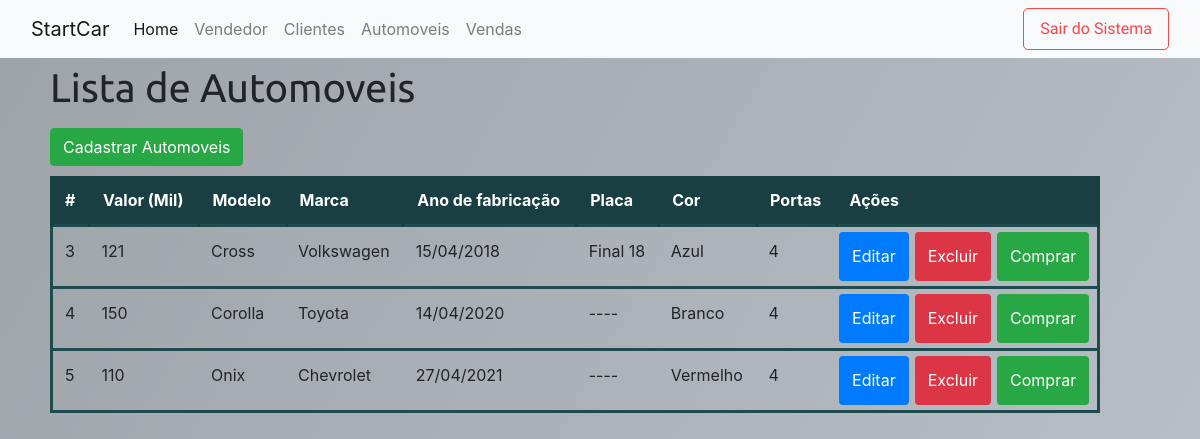
The page /automoveis.php on the database its author committed.
### tables this page shows
CREATE TABLE `automoveis` (
  `id` int(11) NOT NULL,
  `valor` varchar(11) NOT NULL,
  `fabricacao` date NOT NULL,
  `modelo` varchar(20) NOT NULL,
  `placa` varchar(8) NOT NULL,
  `cor` varchar(10) NOT NULL,
  `marca` varchar(20) NOT NULL,
  `portas` int(7) NOT NULL
);

### automoveis.php (the view, shortened to what this page needs)
<?php
include 'conexao.php';
$result = mysqli_query($connection, "SELECT * FROM automoveis");
$automoveiss = $result->fetch_all(MYSQLI_ASSOC);
?>
<!DOCTYPE html>
<html lang="ptBR">
    <head>
        <link rel="stylesheet" href="https://stackpath.bootstrapcdn.com/bootstrap/4.4.1/css/bootstrap.min.css">
    </head>
    <body>
        <nav id="" class="navbar navbar-expand-lg navbar-light bg-light">
            <div class="container-fluid">
                    <a class="navbar-brand"> StartCar </a>
                <div class="collapse navbar-collapse" id="navbarText">
                    <ul class="navbar-nav me-auto mb-2 mb-lg-0">
                        <li class="nav-item">
                            <a class="nav-link active" aria-current="page" href="start.php">Home</a>
                        </li>
                        <li class="nav-item">
                            <a class="nav-link" href="vendedor.php">Vendedor</a>
                        </li>
                        <li class="nav-item">
                            <a class="nav-link" href="clientela.php">Clientes</a>
                        </li>
                        <li class="nav-item">
                            <a class="nav-link" href="automoveis.php">Automoveis</a>
                        </li>
                        <li class="nav-item">
                        <a class="nav-link" href="vendas.php">Vendas</a>
                    </li>
                    </ul>
                </div>
                    <li method="POST" action="valida.php" name="logoutli" id="logout" class="d-flex justify-content-right nav-item">
                        <a name="logoutt" class="--logout nav-link" href="Index.php">Sair do Sistema</a>
                    </li>
            </div>
        </nav>
        <section class="--style-content">
            <div>
                <a class="--list d-flex justify-content-start">Lista de Automoveis</a>
            </div>
            <a type="button" class=" --button-register btn btn-success" href="cadastro_automoveis.php">Cadastrar Automoveis</a>
            <table class="table ">
                <thead>
                    <tr>
                        <th class="--style-th" >#</th>
                        <th class="--style-th" >Valor (Mil)</th>
                        <th class="--style-th" >Modelo</th>
                        <th class="--style-th" >Marca</th>
                        <th class="--style-th" >Ano de fabricação</th>
                        <th class="--style-th" >Placa</th>
                        <th class="--style-th" >Cor</th>
                        <th class="--style-th" >Portas</th>
                        <th class="--style-th" >Ações</th>
                    </tr>
                </thead>
                <tbody>
                    <?php foreach ($automoveiss as $automoveis) { ?>
                        <tr class="--style-tr">
                            <td><?php echo $automoveis["id"]; ?></td>
                            <td><?php echo $automoveis["valor"]; ?></td>
                            <td><?php echo $automoveis["modelo"]; ?></td>
                            <td><?php echo $automoveis["marca"]; ?></td>
                            <td><?php echo date("d/m/Y", strtotime($automoveis["fabricacao"])); ?></td>
                            <td><?php echo $automoveis["placa"]; ?></td>
                            <td><?php echo $automoveis["cor"]; ?></td>
                            <td><?php echo $automoveis["portas"]; ?></td>
                            <td class="--button-edit btn btn-primary">
                                <?php echo "<a href='edita_automoveis.php?id={$automoveis['id']}'>Editar</a>"; ?>
                            </td>
                            <td class="--button-delete btn btn-danger">
                                <?php echo "<a href='exclui_automoveis.php?id={$automoveis['id']}'>Excluir</a>"; ?>
                            </td>
                            <td class="--button-delete btn btn-success">
                                <?php echo "<a href='compra.php?id={$automoveis['id']}'>Comprar</a>"; ?>
                            </td>
                        </tr>
                    <?php } ?>
                </tbody>
            </table>
        </section>
    </body>
</html>

### automoveis.php (style rules this page uses)
body { width: 100vw; height: 100vh; background: linear-gradient(-60deg, #9ea3a8, #c5ccd4, #c5ccd4, #9ea3a8); background-size: 400% 400%; position: relative; animation: change 6s ease-in-out infinite; }
.--logout { color:#f44; font-family: 'Dosis', sans-serif; border:thin solid black; border-color: #f44; border-radius: 5px; }
.table td, .table th { border-top: none; }
.table thead th { vertical-align: bottom; border-bottom: none; }
.--style-content { margin: 0px 100px 0px 50px; }
.--list { font-size:40px; font-family: 'Ubuntu', sans-serif; }
.--button-delete a { color:white; text-decoration: none; }
.--button-edit a { color: white; text-decoration: none; }
.--style-tr { border: solid #1e4b4e; }
.--button-edit { margin: 5px 3px 5px 3px; }
.--button-delete { margin: 5px 3px 5px 3px; }
.--style-th { background-color: #193f42; color:white; border: solid #193f42; }
.--button-register { margin: 10px 0px 10px 0px; }

### rows shown on the page
automoveis: id "3", valor "121", modelo "Cross", marca "Volkswagen", fabricacao "15/04/2018", placa "Final 18", cor "Azul", portas "4"
automoveis: id "4", valor "150", modelo "Corolla", marca "Toyota", fabricacao "14/04/2020", placa "----", cor "Branco", portas "4"
automoveis: id "5", valor "110", modelo "Onix", marca "Chevrolet", fabricacao "27/04/2021", placa "----", cor "Vermelho", portas "4"
